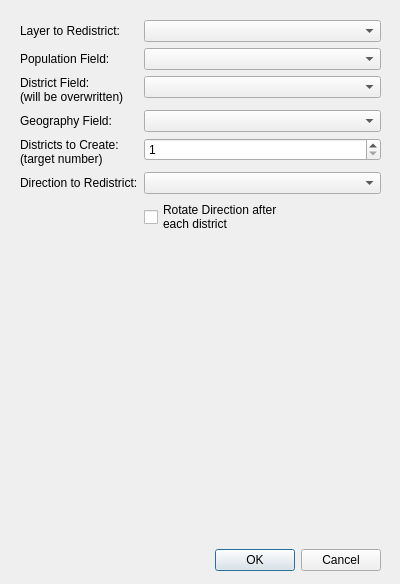
<?xml version="1.0" encoding="UTF-8"?>
<ui version="4.0">
 <class>autoRedistrictDialogBase</class>
 <widget class="QDialog" name="autoRedistrictDialogBase">
  <property name="geometry">
   <rect>
    <x>0</x>
    <y>0</y>
    <width>400</width>
    <height>584</height>
   </rect>
  </property>
  <property name="windowTitle">
   <string>Automated Redistricting</string>
  </property>
  <widget class="QDialogButtonBox" name="button_box">
   <property name="geometry">
    <rect>
     <x>40</x>
     <y>540</y>
     <width>341</width>
     <height>40</height>
    </rect>
   </property>
   <property name="orientation">
    <enum>Qt::Horizontal</enum>
   </property>
   <property name="standardButtons">
    <set>QDialogButtonBox::Cancel|QDialogButtonBox::Ok</set>
   </property>
  </widget>
  <widget class="QWidget" name="verticalLayoutWidget">
   <property name="geometry">
    <rect>
     <x>20</x>
     <y>20</y>
     <width>361</width>
     <height>511</height>
    </rect>
   </property>
   <layout class="QVBoxLayout" name="verticalLayout">
    <item>
     <layout class="QFormLayout" name="formLayout">
      <item row="0" column="0">
       <widget class="QLabel" name="label">
        <property name="text">
         <string>Layer to Redistrict:</string>
        </property>
       </widget>
      </item>
      <item row="0" column="1">
       <widget class="QComboBox" name="cmbActiveLayer"/>
      </item>
      <item row="1" column="0">
       <widget class="QLabel" name="label_2">
        <property name="text">
         <string>Population Field:</string>
        </property>
       </widget>
      </item>
      <item row="1" column="1">
       <widget class="QComboBox" name="cmbPopField"/>
      </item>
      <item row="2" column="0">
       <widget class="QLabel" name="label_3">
        <property name="text">
         <string>District Field:
(will be overwritten)</string>
        </property>
       </widget>
      </item>
      <item row="2" column="1">
       <widget class="QComboBox" name="cmbDistField"/>
      </item>
      <item row="4" column="1">
       <layout class="QHBoxLayout" name="horizontalLayout_2">
        <item>
         <widget class="QSpinBox" name="inpDistricts">
          <property name="minimum">
           <number>1</number>
          </property>
          <property name="maximum">
           <number>1000</number>
          </property>
         </widget>
        </item>
       </layout>
      </item>
      <item row="4" column="0">
       <widget class="QLabel" name="label_4">
        <property name="text">
         <string>Districts to Create:
(target number)</string>
        </property>
       </widget>
      </item>
      <item row="3" column="0">
       <widget class="QLabel" name="label_5">
        <property name="text">
         <string>Geography Field:</string>
        </property>
       </widget>
      </item>
      <item row="3" column="1">
       <widget class="QComboBox" name="cmbGeoField"/>
      </item>
      <item row="5" column="0">
       <widget class="QLabel" name="label_6">
        <property name="text">
         <string>Direction to Redistrict:</string>
        </property>
       </widget>
      </item>
      <item row="5" column="1">
       <widget class="QComboBox" name="cmbDirection"/>
      </item>
      <item row="6" column="1">
       <widget class="QCheckBox" name="checkBox">
        <property name="text">
         <string>Rotate Direction after
each district</string>
        </property>
       </widget>
      </item>
     </layout>
    </item>
   </layout>
  </widget>
 </widget>
 <resources/>
 <connections>
  <connection>
   <sender>button_box</sender>
   <signal>accepted()</signal>
   <receiver>autoRedistrictDialogBase</receiver>
   <slot>accept()</slot>
   <hints>
    <hint type="sourcelabel">
     <x>20</x>
     <y>20</y>
    </hint>
    <hint type="destinationlabel">
     <x>20</x>
     <y>20</y>
    </hint>
   </hints>
  </connection>
  <connection>
   <sender>button_box</sender>
   <signal>rejected()</signal>
   <receiver>autoRedistrictDialogBase</receiver>
   <slot>reject()</slot>
   <hints>
    <hint type="sourcelabel">
     <x>20</x>
     <y>20</y>
    </hint>
    <hint type="destinationlabel">
     <x>20</x>
     <y>20</y>
    </hint>
   </hints>
  </connection>
 </connections>
</ui>
